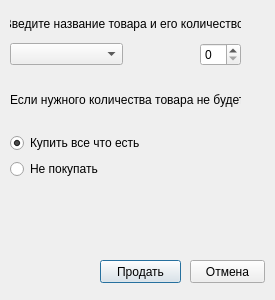
<?xml version="1.0" encoding="UTF-8"?>
<ui version="4.0">
 <class>Dialog</class>
 <widget class="QDialog" name="Dialog">
  <property name="geometry">
   <rect>
    <x>0</x>
    <y>0</y>
    <width>275</width>
    <height>300</height>
   </rect>
  </property>
  <property name="windowTitle">
   <string>Dialog</string>
  </property>
  <widget class="QPushButton" name="pushButton">
   <property name="geometry">
    <rect>
     <x>100</x>
     <y>260</y>
     <width>81</width>
     <height>23</height>
    </rect>
   </property>
   <property name="text">
    <string>Продать</string>
   </property>
  </widget>
  <widget class="QPushButton" name="pushButton_2">
   <property name="geometry">
    <rect>
     <x>190</x>
     <y>260</y>
     <width>75</width>
     <height>23</height>
    </rect>
   </property>
   <property name="text">
    <string>Отмена</string>
   </property>
  </widget>
  <widget class="QWidget" name="layoutWidget">
   <property name="geometry">
    <rect>
     <x>10</x>
     <y>10</y>
     <width>231</width>
     <height>231</height>
    </rect>
   </property>
   <layout class="QVBoxLayout" name="verticalLayout_2">
    <item>
     <layout class="QVBoxLayout" name="verticalLayout">
      <item>
       <widget class="QLabel" name="label">
        <property name="text">
         <string>Введите название товара и его количество:</string>
        </property>
        <property name="alignment">
         <set>Qt::AlignCenter</set>
        </property>
       </widget>
      </item>
      <item>
       <layout class="QHBoxLayout" name="horizontalLayout">
        <item>
         <widget class="QComboBox" name="comboBox">
          <property name="minimumContentsLength">
           <number>0</number>
          </property>
         </widget>
        </item>
        <item alignment="Qt::AlignRight">
         <widget class="QSpinBox" name="spinBox"/>
        </item>
       </layout>
      </item>
     </layout>
    </item>
    <item>
     <widget class="QLabel" name="label_2">
      <property name="text">
       <string>Если нужного количества товара не будет:</string>
      </property>
     </widget>
    </item>
    <item>
     <widget class="QRadioButton" name="radioButton">
      <property name="text">
       <string>Купить все что есть</string>
      </property>
      <property name="checked">
       <bool>true</bool>
      </property>
     </widget>
    </item>
    <item>
     <widget class="QRadioButton" name="radioButton_2">
      <property name="text">
       <string>Не покупать</string>
      </property>
     </widget>
    </item>
    <item>
     <widget class="QLabel" name="massage">
      <property name="text">
       <string/>
      </property>
     </widget>
    </item>
   </layout>
  </widget>
 </widget>
 <resources/>
 <connections/>
</ui>
